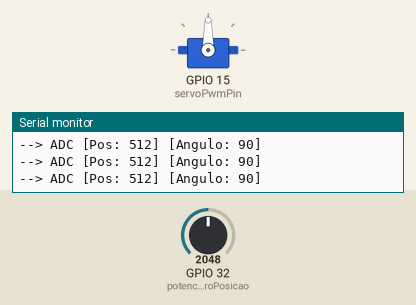
This sketch was run on a simulated ESP32. Shown: servo, the last lines printed to the serial monitor. The test bench sets the inputs (shaded band); at power-on: GPIO 32 (potenciometroPosicao) = 2048 (analog values on the 0–4095 scale).

Above: at 1.2 s.
1.3 s: GPIO 32 (potenciometroPosicao) set to 2866
At 2.5 s:
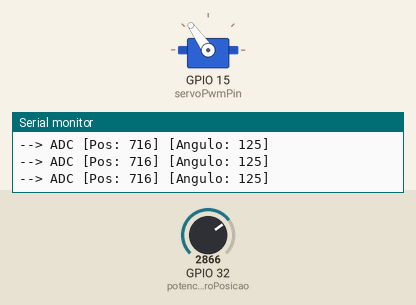
2.8 s: GPIO 32 (potenciometroPosicao) set to 3603
At 4.0 s:
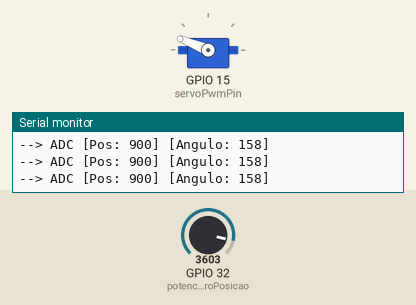
4.3 s: GPIO 32 (potenciometroPosicao) set to 4095
At 5.2 s:
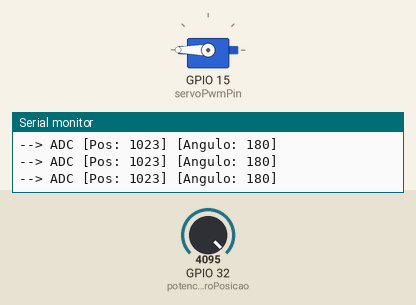
5.8 s: GPIO 32 (potenciometroPosicao) set to 1228
At 6.3 s:
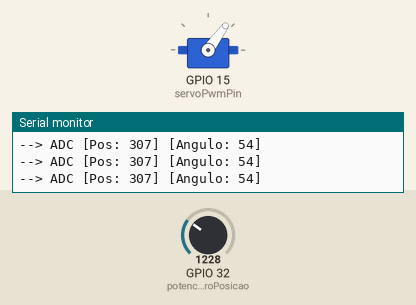
7.3 s: GPIO 32 (potenciometroPosicao) set to 491
At 8.5 s:
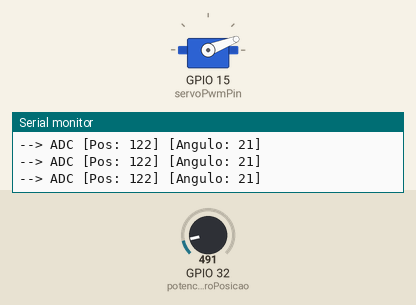
8.8 s: GPIO 32 (potenciometroPosicao) set to 0
At 9.9 s:
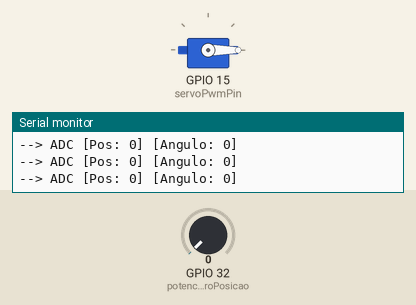
Timing chart, 0 to 11.3 s (numbered marks = the images above; inputs shaded):
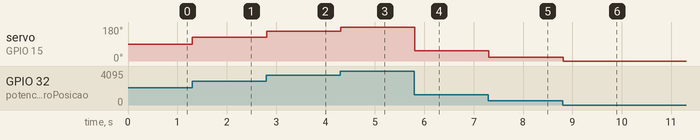

The sketch:

sketch.ino
```cpp
// Bibliotecas
#include <ESP32Servo.h>

// GPIO
#define servoPwmPin 15
#define potenciometroPosicao 32

// Variáveis globais
int valorAnalogicoPosicao = 0;
int angulo = 0;

// Objetos
Servo servo_1;

void PosicionarViaPotenciometro()
{
  // Converte o valor ADC para angulo
  angulo = valorAnalogicoPosicao * 180 / 1023;

  // Posiciona o servomotor através do angulo informado
  servo_1.write(angulo);
}

void setup() {
  // put your setup code here, to run once:
  Serial.begin(115200);
  Serial.println("Hello, ESP32!");

  // ADC
  analogReadResolution(10);

  // ESP32Servo.h
  servo_1.attach(servoPwmPin);
}

void loop() {
  // put your main code here, to run repeatedly:
  delay(10); // this speeds up the simulation

  // Realiza a leitura do ADC
  valorAnalogicoPosicao = analogRead(potenciometroPosicao);

  // Posiciona o servomotor via potenciometro
  PosicionarViaPotenciometro();

  Serial.printf("--> ADC [Pos: %i] [Angulo: %i]\n",
                 valorAnalogicoPosicao,
                 angulo);

}
```

Measured:
- after the input at 1.3 s, servo on GPIO 15 (servoPwmPin): 90° → 125° at once
- after the input at 2.8 s, servo on GPIO 15 (servoPwmPin): 125° → 158° at once
- after the input at 4.3 s, servo on GPIO 15 (servoPwmPin): 158° → 180° at once
- after the input at 5.8 s, servo on GPIO 15 (servoPwmPin): 180° → 54° at once
- after the input at 7.3 s, servo on GPIO 15 (servoPwmPin): 54° → 21° at once
- after the input at 8.8 s, servo on GPIO 15 (servoPwmPin): 21° → 0° at once
